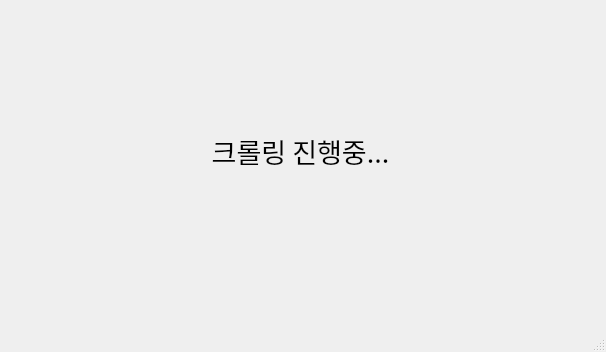
<?xml version="1.0" encoding="UTF-8"?>
<ui version="4.0">
 <class>MainWindow</class>
 <widget class="QMainWindow" name="MainWindow">
  <property name="geometry">
   <rect>
    <x>0</x>
    <y>0</y>
    <width>606</width>
    <height>352</height>
   </rect>
  </property>
  <property name="font">
   <font>
    <family>Agency FB</family>
    <weight>50</weight>
    <bold>false</bold>
   </font>
  </property>
  <property name="windowTitle">
   <string>SmartCrawling</string>
  </property>
  <property name="windowIcon">
   <iconset>
    <normaloff>logo.ico</normaloff>logo.ico</iconset>
  </property>
  <widget class="QWidget" name="centralwidget">
   <widget class="QLabel" name="label">
    <property name="geometry">
     <rect>
      <x>80</x>
      <y>90</y>
      <width>441</width>
      <height>121</height>
     </rect>
    </property>
    <property name="font">
     <font>
      <family>Agency FB</family>
      <pointsize>20</pointsize>
      <weight>50</weight>
      <italic>false</italic>
      <bold>false</bold>
     </font>
    </property>
    <property name="layoutDirection">
     <enum>Qt::LeftToRight</enum>
    </property>
    <property name="text">
     <string>크롤링 진행중...</string>
    </property>
    <property name="alignment">
     <set>Qt::AlignCenter</set>
    </property>
   </widget>
  </widget>
  <widget class="QMenuBar" name="menubar">
   <property name="geometry">
    <rect>
     <x>0</x>
     <y>0</y>
     <width>606</width>
     <height>24</height>
    </rect>
   </property>
  </widget>
  <widget class="QStatusBar" name="statusbar"/>
 </widget>
 <resources/>
 <connections/>
 <slots>
  <slot>input_code()</slot>
 </slots>
</ui>
